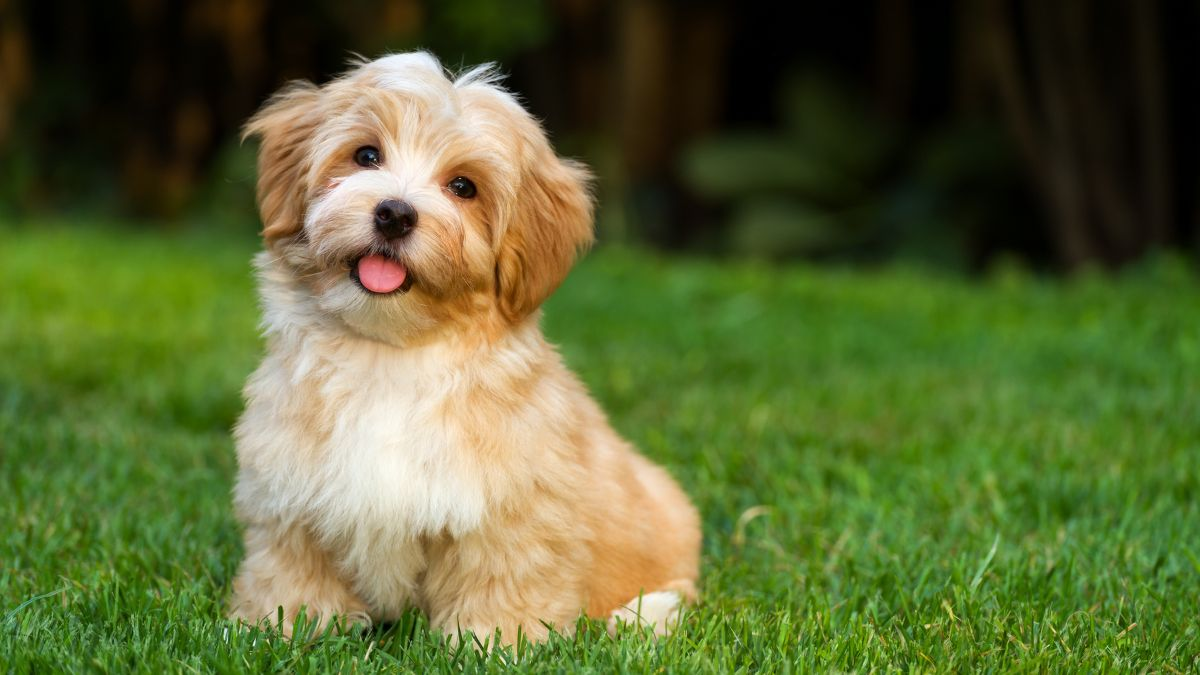
#> input picture Lab1/dog.png, 1200 x 675 px
$ jupyter execute BT5.ipynb
#> lines starting #> are read from the running program, lines starting #| are printed output that depends on the picture
<!-- 5) Viết chương trình sử dụng mean filter cho các hình trong thư mục excercise -->

[cell 1]
import numpy as np
import imageio.v2 as iio
import scipy.ndimage as sn
import matplotlib.pylab as plt
import colorsys
from skimage import io


a = io.imread('dog.png', as_gray=True)
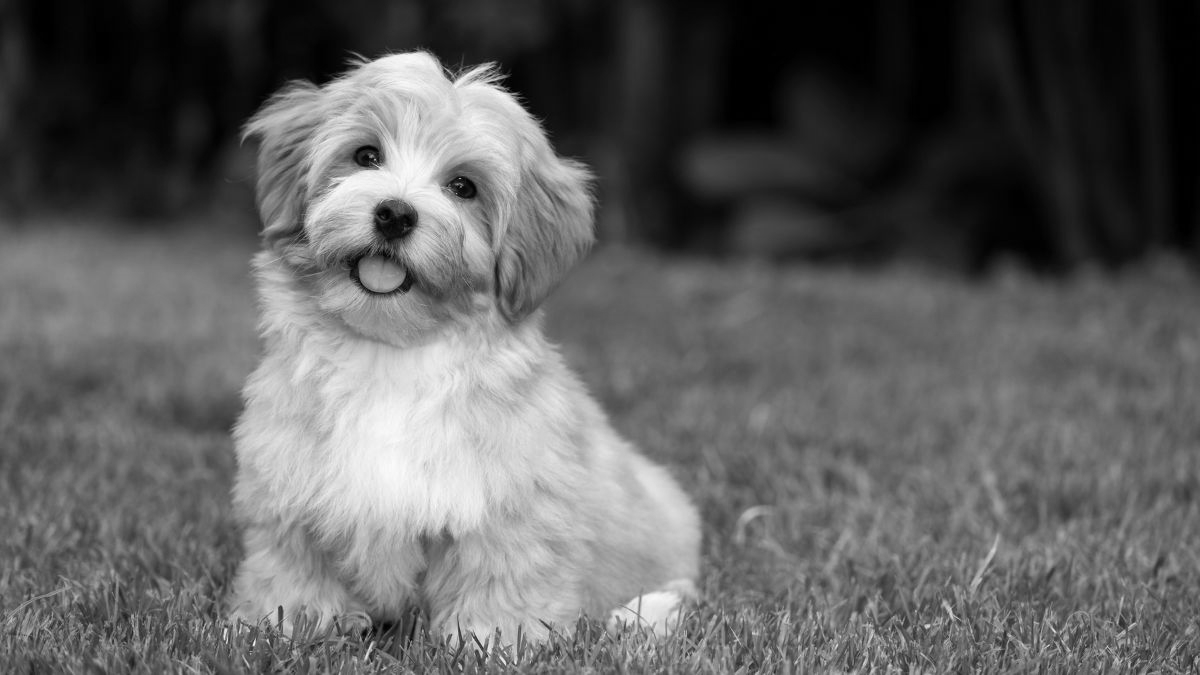
#> a: shape (675, 1200) float64; min 0, max 0.99, mean 0.379


k = np.ones((5,5))/25

b = sn.convolve(a, k)
b_uint8 = (b * 255).clip(0,255).astype(np.uint8)
iio.imsave('dog_mean_filter.png', b_uint8)

print(b_uint8)
#> (printed output is left out)
plt.imshow(b_uint8, cmap='gray')
plt.show()
